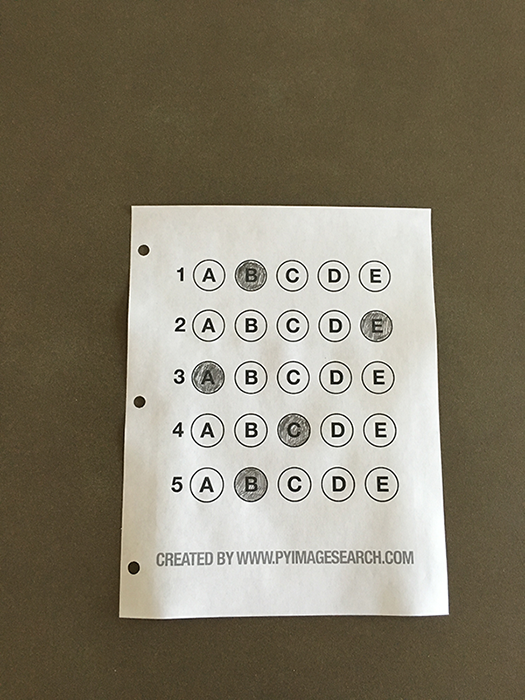
#> input picture auto_grading_AI/omr_test_01.png, 525 x 700 px
$ python -i grade.py   (imports and definitions only)   (older library calls are emulated)
#> lines starting #> are read from the running program, lines starting #| are printed output that depends on the picture; after the words box and inside, x2 and y2 are one past the last pixel; in counts of white or black regions, pixels touching at a corner belong together
#> further down, picture is the input picture: shape (700, 525, 3); mean B, G, R 104.7, 123.2, 130.7
import cv2
import numpy as np
from scan import scan
import imutils
from imutils import contours
import argparse

# [24 lines of commented-out code are left out]


def straighten_image(image):
    gray = cv2.cvtColor(image, cv2.COLOR_BGR2GRAY)
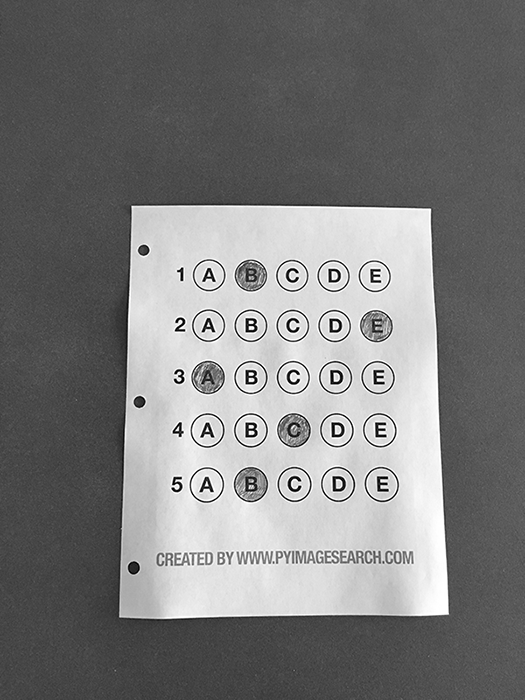
#> gray: shape (700, 525); min 0, max 255, mean 123.4
    thresh = cv2.threshold(gray, 0, 255, cv2.THRESH_BINARY_INV | cv2.THRESH_OTSU)[1]
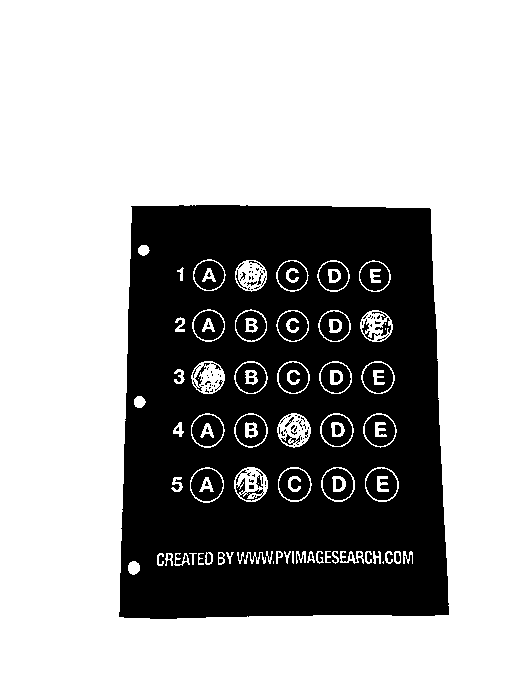
#> thresh: shape (700, 525); 67.9% white; 139 black regions (96 under 20 px)
    cnts = cv2.findContours(thresh.copy(), cv2.RETR_EXTERNAL, cv2.CHAIN_APPROX_SIMPLE)
#> cnts = 1 contour; box (x1, y1, x2, y2) and area: (0, 0, 525, 700) 366276
    cnts = imutils.grab_contours(cnts)
#> cnts = [[[0, 0], [0, 699], [524, 699], [524, 0]]]

    max_area_contour = max(cnts, key=cv2.contourArea)
#> max_area_contour = [[0, 0], [0, 699], [524, 699], [524, 0]]
    rect = cv2.minAreaRect(max_area_contour)
#> rect = ((262, 349.5), (699, 524), -90)

    # Ensure the angle is between -90 and 90 degrees
    angle = rect[-1]
#> angle = -90
    if angle < -45:
        angle += 90
#> angle = 0

    # Rotate the image in the opposite direction to straighten it
    rows, cols = image.shape[:2]
#> rows = 700; cols = 525
    M = cv2.getRotationMatrix2D((cols // 2, rows // 2), -angle, 1)
#> M = [[1, 0, 0], [0, 1, 0]]
    straightened_image = cv2.warpAffine(
        image, M, (cols, rows), flags=cv2.INTER_CUBIC, borderMode=cv2.BORDER_REPLICATE
    )

    return straightened_image


# [116 lines left out: function grade_paper, not called in this run]


# [21 lines not run here, left out]

>>> import cv2
>>> picture = cv2.imread('omr_test_01.png')
>>> result = straighten_image(picture)

$ run again, on auto_grading_AI/omr_test_02.png
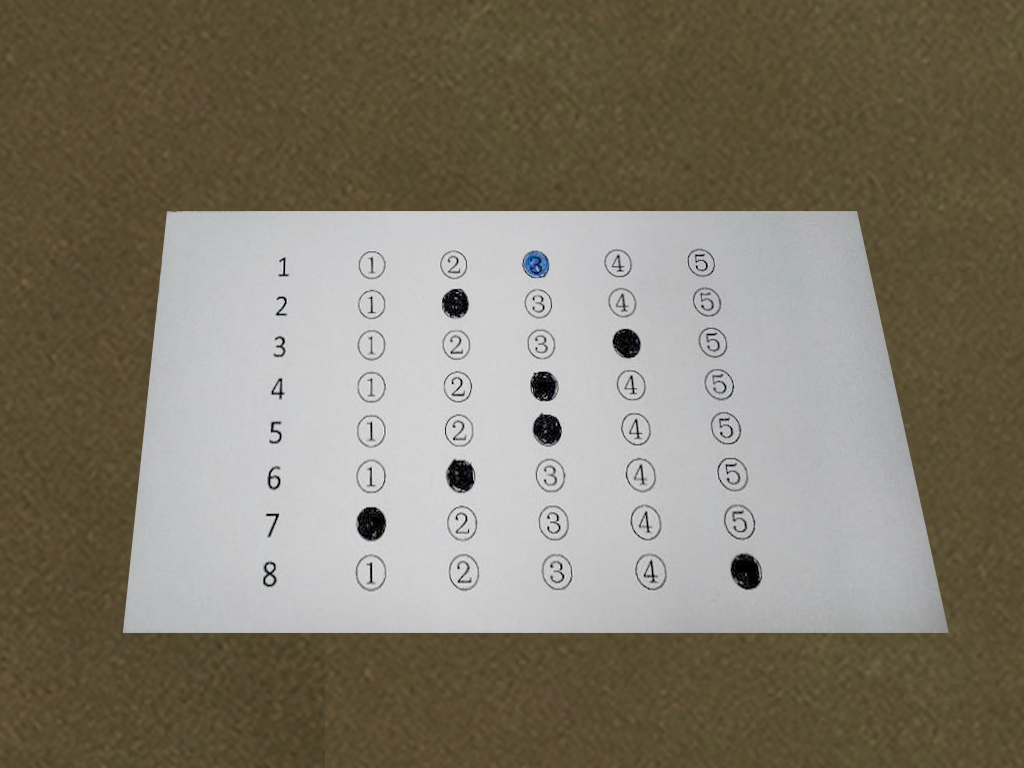
#> input picture auto_grading_AI/omr_test_02.png, 1024 x 768 px
#> picture is the input picture: shape (768, 1024, 3); mean B, G, R 107.7, 122.5, 129
#> in straighten_image, `gray = cv2.cvtColor(image, cv2.COLOR_BGR2GRAY)`:
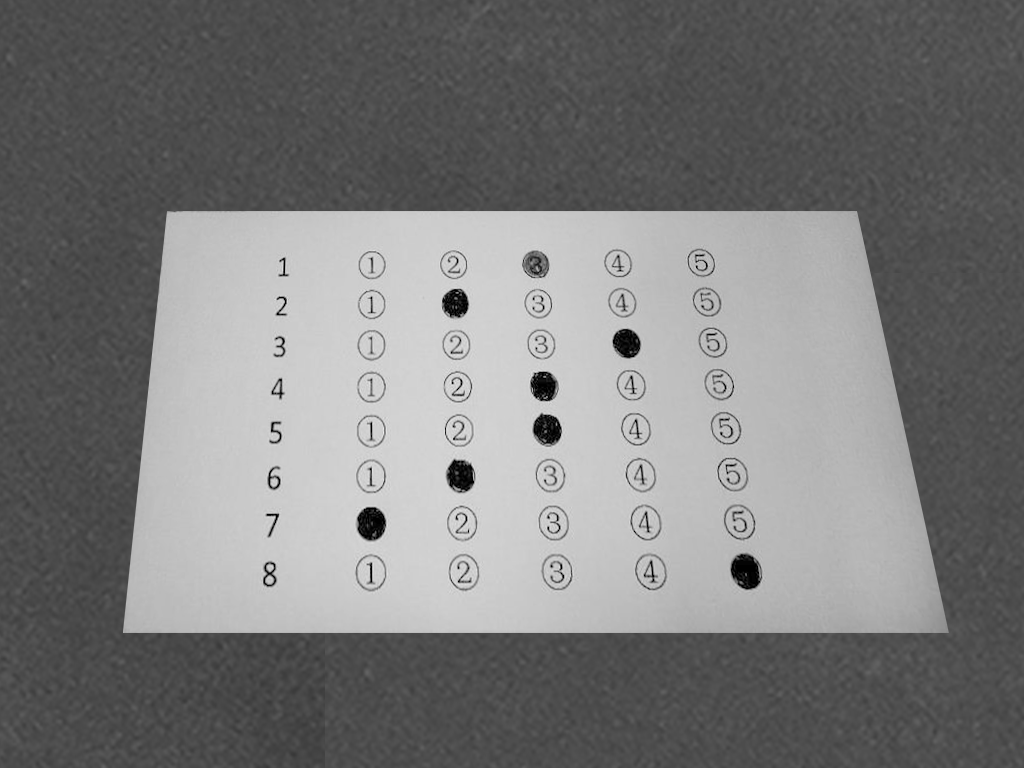
#> gray: shape (768, 1024); min 0, max 240, mean 122.7
#> in straighten_image, `thresh = cv2.threshold(gray, 0, 255, cv2.THRESH_BINARY_INV | cv2.THRES..`:
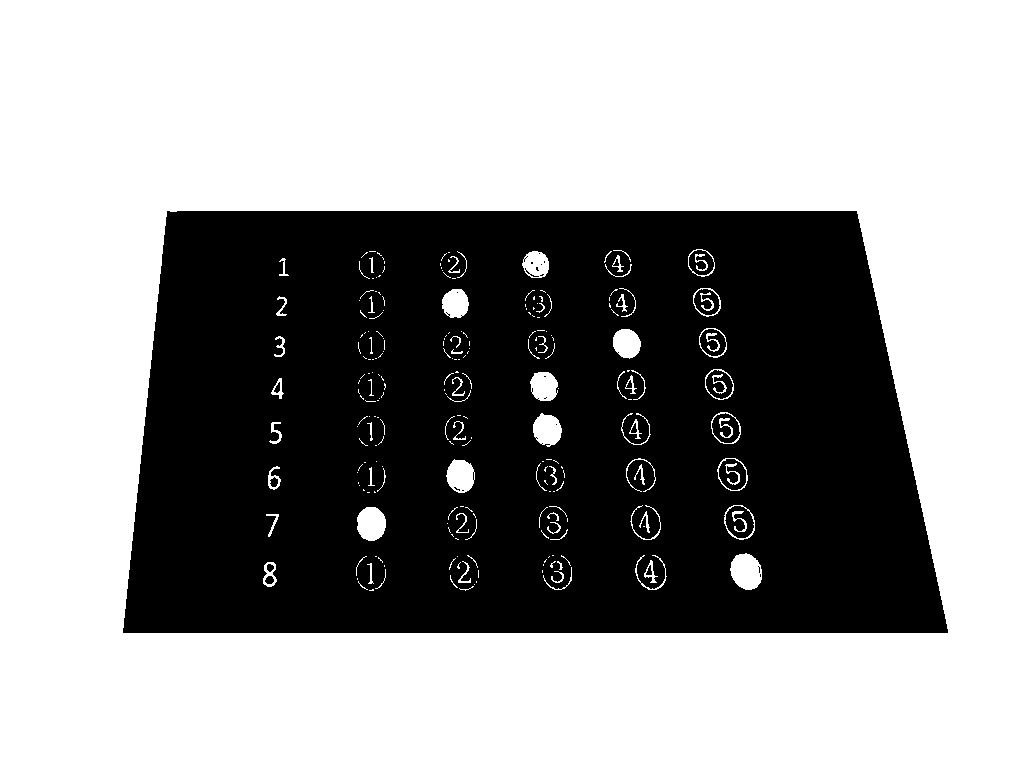
#> thresh: shape (768, 1024); 60.8% white; 23 black regions (14 under 20 px)
#> in straighten_image, `cnts = cv2.findContours(thresh.copy(), cv2.RETR_EXTERNAL, cv2.CHAIN_AP..`: cnts = 1 contour; box (x1, y1, x2, y2) and area: (0, 0, 1024, 768) 784641
#> in straighten_image, `cnts = imutils.grab_contours(cnts)`: cnts = [[[0, 0], [0, 767], [1023, 767], [1023, 0]]]
#> max_area_contour = [[0, 0], [0, 767], [1023, 767], [1023, 0]]
#> rect = ((511.5, 383.5), (767, 1023), -90)
#> in straighten_image, `angle = rect[-1]`: angle = -90
#> in straighten_image, `angle += 90`: angle = 0
#> M = [[1, 0, 0], [0, 1, 0]]
